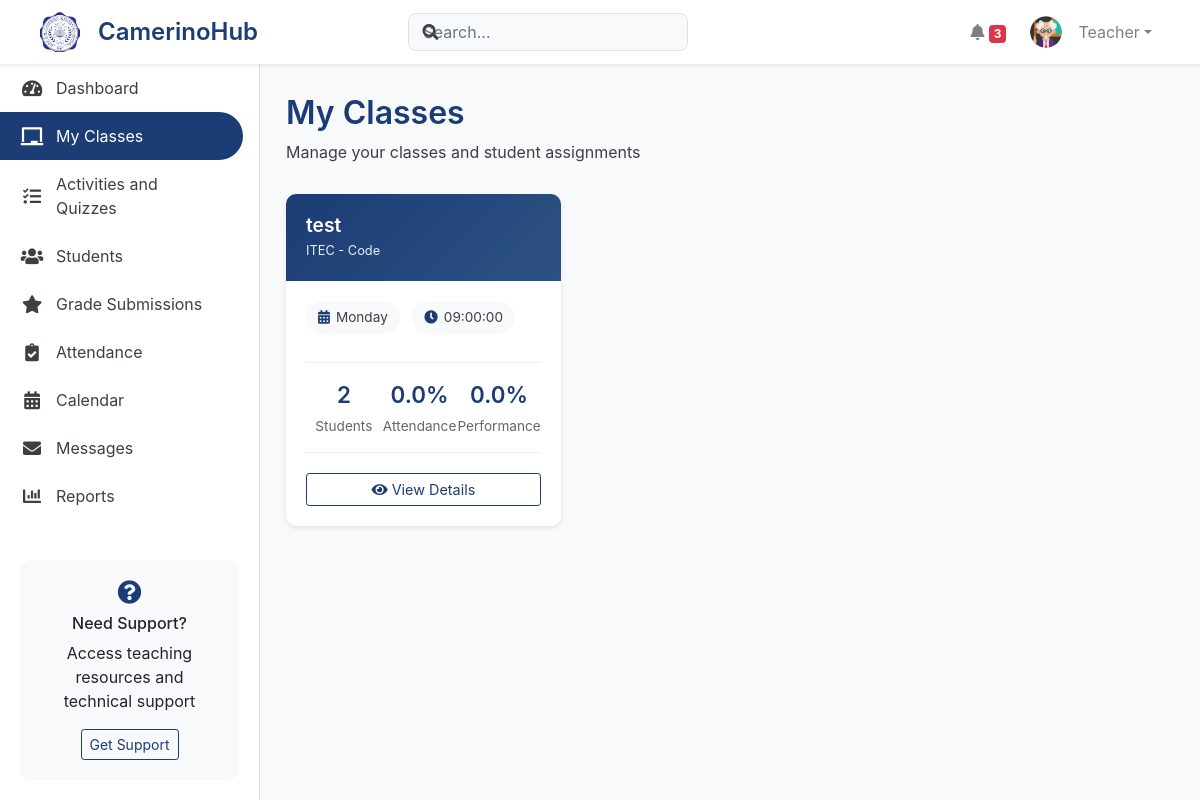
Page /Teacher/manage_classes.php (signed in) on the committed database.
### tables this page shows
CREATE TABLE `section_subjects` (
  `id` int(11) NOT NULL,
  `section_id` int(11) NOT NULL,
  `subject_id` int(11) NOT NULL,
  `teacher_id` int(11) NOT NULL,
  `academic_year_id` int(11) NOT NULL,
  `schedule_day` enum('Monday','Tuesday','Wednesday','Thursday','Friday') NOT NULL,
  `schedule_time` time NOT NULL,
  `status` enum('active','inactive') DEFAULT 'active',
  `created_at` timestamp NOT NULL DEFAULT current_timestamp(),
  `enrollment_code` varchar(10) DEFAULT NULL
);

CREATE TABLE `sections` (
  `section_id` int(11) NOT NULL,
  `section_name` varchar(50) NOT NULL,
  `grade_level` enum('7','8','9','10') NOT NULL,
  `adviser_id` int(11) DEFAULT NULL,
  `school_year` varchar(9) NOT NULL,
  `status` enum('active','inactive','archived') DEFAULT 'active',
  `created_at` timestamp NOT NULL DEFAULT current_timestamp()
);

CREATE TABLE `subjects` (
  `id` int(11) NOT NULL,
  `subject_code` varchar(20) NOT NULL,
  `subject_title` varchar(255) NOT NULL,
  `subject_name` varchar(100) NOT NULL,
  `category` varchar(100) NOT NULL,
  `description` varchar(255) DEFAULT NULL,
  `created_at` timestamp NOT NULL DEFAULT current_timestamp(),
  `status` enum('active','inactive') NOT NULL DEFAULT 'active'
);

### db/dbConnector.php (called while the page is built, shortened)
<?php
class DbConnector {
public $link;
public $messageLink;
function __construct($useMessageDb = false) {
        $host = 'localhost';
        $mainDb = 'camerinohub';
        $user = 'root';
        $pass = '';
        $this->link = mysqli_connect($host, $user, $pass, $mainDb);
        mysqli_set_charset($this->link, "utf8mb4");
    }
    function prepare($query, $useMessageDb = false) {
        $conn = $useMessageDb ? $this->messageLink : $this->link;
        $stmt = mysqli_prepare($conn, $query);
        return $stmt;
    }
}
?>

### Teacher/manage_classes.php (the view, shortened to what this page needs)
<?php
require_once('../db/dbConnector.php');
$db = new DbConnector();
$teacher_id = $_SESSION['teacher_id'];
$classes_query = "
    SELECT
        ss.id as class_id,
        sec.section_name,
        s.subject_code,
        s.subject_name,
        ss.schedule_day,
        ss.schedule_time,
        COUNT(DISTINCT sts.student_id) as student_count,
        COALESCE(
            (SELECT
                SUM(CASE WHEN a.status = 'present' THEN 1 ELSE 0 END) * 100.0 /
                COUNT(*)
            FROM attendance a
            WHERE a.section_subject_id = ss.id
            AND a.date >= CURDATE() - INTERVAL 30 DAY
            GROUP BY a.section_subject_id),
            0
        ) as attendance_rate,
        COALESCE(
            (SELECT AVG(sas.points)
            FROM student_activity_submissions sas
            JOIN activities act ON sas.activity_id = act.activity_id
            WHERE act.section_subject_id = ss.id),
            0
        ) as average_performance
    FROM section_subjects ss
    JOIN sections sec ON ss.section_id = sec.section_id
    JOIN subjects s ON ss.subject_id = s.id
    LEFT JOIN student_sections sts ON sec.section_id = sts.section_id
    WHERE ss.teacher_id = ?
        AND ss.status = 'active'
        AND ss.academic_year_id = (
            SELECT id FROM academic_years
            WHERE status = 'active'
            LIMIT 1
        )
    GROUP BY
        ss.id,
        sec.section_name,
        s.subject_code,
        s.subject_name,
        ss.schedule_day,
        ss.schedule_time
    ORDER BY sec.section_name";
$stmt = $db->prepare($classes_query);
$stmt->bind_param("i", $teacher_id);
$stmt->execute();
$classes_result = $stmt->get_result();
$classes = $classes_result->fetch_all(MYSQLI_ASSOC);
?>
<!DOCTYPE html>
<html lang="en">
<head>
    <link href="https://stackpath.bootstrapcdn.com/bootstrap/4.5.2/css/bootstrap.min.css" rel="stylesheet">
    <link href="https://cdnjs.cloudflare.com/ajax/libs/font-awesome/5.15.1/css/all.min.css" rel="stylesheet">
    <link rel="stylesheet" href="css/dashboard-shared.css">
    <link rel="stylesheet" href="css/manage-classes.css">
<body>
    <?php include 'includes/navigation.php'; ?>
    <div class="dashboard-container">
        <?php include 'includes/sidebar.php'; ?>
        <div class="main-content">
            <div class="content-header">
                <div class="d-flex justify-content-between align-items-center">
                    <div>
                        <h1>My Classes</h1>
                        <p>Manage your classes and student assignments</p>
                    </div>
                </div>
            </div>
            <div class="row">
                <?php foreach ($classes as $class): ?>
                    <div class="col-md-6 col-lg-4">
                        <div class="card class-card">
                            <div class="class-header">
                                <h5 class="mb-0"><?php echo htmlspecialchars($class['section_name']); ?></h5>
                                <small><?php echo htmlspecialchars($class['subject_code'] . ' - ' . $class['subject_name']); ?></small>
                            </div>
                            <div class="class-body">
                                <div class="schedule-info">
                                    <span class="schedule-badge">
                                        <i class="fas fa-calendar-alt"></i>
                                        <?php echo htmlspecialchars($class['schedule_day']); ?>
                                    </span>
                                    <span class="schedule-badge">
                                        <i class="fas fa-clock"></i>
                                        <?php echo htmlspecialchars($class['schedule_time']); ?>
                                    </span>
                                </div>
                                <div class="class-stats">
                                    <div class="stat-item">
                                        <div class="stat-value"><?php echo $class['student_count']; ?></div>
                                        <div class="stat-label">Students</div>
                                    </div>
                                    <div class="stat-item">
                                        <div class="stat-value">
                                            <?php echo number_format($class['attendance_rate'] ?? 0, 1); ?>%
                                        </div>
                                        <div class="stat-label">Attendance</div>
                                    </div>
                                    <div class="stat-item">
                                        <div class="stat-value">
                                            <?php echo number_format($class['average_performance'], 1); ?>%
                                        </div>
                                        <div class="stat-label">Performance</div>
                                    </div>
                                </div>
                                <div class="class-actions">
                                    <a href="view_class.php?id=<?php echo $class['class_id']; ?>"
                                       class="btn btn-outline-primary btn-sm w-100">
                                        <i class="fas fa-eye"></i> View Details
                                    </a>
                                </div>
                            </div>
                        </div>
                    </div>
                <?php endforeach; ?>
            </div>
        </div>
    </div>
</body>
</html>

### rows in the picture
section_subjects: section.section_name "test", subject.subject_name "ITEC - Code", schedule_day "Monday", schedule_time "09:00:00", student_count "2", attendance_rate "0.0", average_performance "0.0"

### other values in the picture
$userData['firstname'] "Teacher"
